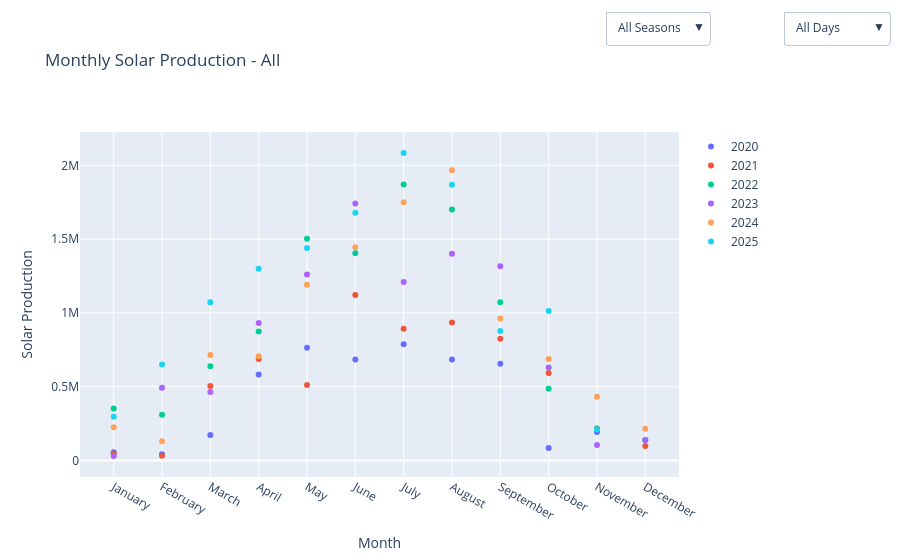

Notebook code for this chart:
### Code cell
fig = plot_monthly_production_interactive(solar, source_name="Solar")
fig.show()

### Figure 1 — Plotly figure (JSON) as saved in the notebook; plotly's stock layout.template omitted (floating-point values rounded to 4 significant figures)
{"data": [{"connectgaps": false, "mode": "markers", "name": "2020", "type": "scatter", "x": ["January", "February", "March", "April", "May", "June", "July", "August", "September", "October", "November", "December"], "y": [54550.0, 41450.0, 171900.0, 581900.0, 763000.0, 684500.0, 787000.0, 683400.0, 655600.0, 84280.0, 192500.0, NaN]}, {"connectgaps": false, "mode": "markers", "name": "2021", "type": "scatter", "x": ["January", "February", "March", "April", "May", "June", "July", "August", "September", "October", "November", "December"], "y": [46617, 31549, 503853, 687295, 511293, 1121380, 892171, 933810, 825178, 591532, 216047, 97494]}, {"connectgaps": false, "mode": "markers", "name": "2022", "type": "scatter", "x": ["January", "February", "March", "April", "May", "June", "July", "August", "September", "October", "November", "December"], "y": [352108, 309763, 637597, 874008, 1502033, 1403771, 1870381, 1699651, 1071376, 484873, 212572, 137759]}, {"connectgaps": false, "mode": "markers", "name": "2023", "type": "scatter", "x": ["January", "February", "March", "April", "May", "June", "July", "August", "September", "October", "November", "December"], "y": [29712, 491578, 463099, 931734, 1259709, 1741642, 1208341, 1401335, 1316119, 629944, 103960, 138672]}, {"connectgaps": false, "mode": "markers", "name": "2024", "type": "scatter", "x": ["January", "February", "March", "April", "May", "June", "July", "August", "September", "October", "November", "December"], "y": [224043, 129640, 713437, 706113, 1190756, 1444999, 1750148, 1966147, 962347, 686613, 431444, 214905]}, {"connectgaps": false, "mode": "markers", "name": "2025", "type": "scatter", "x": ["January", "February", "March", "April", "May", "June", "July", "August", "September", "October", "November", "December"], "y": [295400.0, 650200.0, 1071000.0, 1298000.0, 1439000.0, 1679000.0, 2083000.0, 1868000.0, 877600.0, 1012000.0, 209300.0, NaN]}], "layout": {"hovermode": "x unified", "title": {"text": "Monthly Solar Production - All"}, "updatemenus": [{"buttons": [{"args": [{"y": [[54551, 41447, 171919, 581932, 762956, 684460, 786960, 683398, 655631, 84282, 192544, null], [46617, 31549, 503853, 687295, 511293, 1121380, 892171, 933810, 825178, 591532, 216047, 97494], [352108, 309763, 637597, 874008, 1502033, 1403771, 1870381, 1699651, 1071376, 484873, 212572, 137759], [29712, 491578, 463099, 931734, 1259709, 1741642, 1208341, 1401335, 1316119, 629944, 103960, 138672], [224043, 129640, 713437, 706113, 1190756, 1444999, 1750148, 1966147, 962347, 686613, 431444, 214905], [295390, 650152, 1071471, 1298122, 1439476, 1678655, 2083358, 1868321, 877564, 1012267, 209281, null]]}, {"title": "Monthly Solar Production - All Seasons"}], "label": "All Seasons", "method": "update"}, {"args": [{"y": [[null, null, null, null, null, null, null, null, 655631, 84282, 192544, null], [null, null, null, null, null, null, null, null, 825178, 591532, 216047, null], [null, null, null, null, null, null, null, null, 1071376, 484873, 212572, null], [null, null, null, null, null, null, null, null, 1316119, 629944, 103960, null], [null, null, null, null, null, null, null, null, 962347, 686613, 431444, null], [null, null, null, null, null, null, null, null, 877564, 1012267, 209281, null]]}, {"title": "Monthly Solar Production - Fall"}], "label": "Fall", "method": "update"}, {"args": [{"y": [[null, null, 171919, 581932, 762956, null, null, null, null, null, null, null], [null, null, 503853, 687295, 511293, null, null, null, null, null, null, null], [null, null, 637597, 874008, 1502033, null, null, null, null, null, null, null], [null, null, 463099, 931734, 1259709, null, null, null, null, null, null, null], [null, null, 713437, 706113, 1190756, null, null, null, null, null, null, null], [null, null, 1071471, 1298122, 1439476, null, null, null, null, null, null, null]]}, {"title": "Monthly Solar Production - Spring"}], "label": "Spring", "method": "update"}, {"args": [{"y": [[null, null, null, null, null, 684460, 786960, 683398, null, null, null, null], [null, null, null, null, null, 1121380, 892171, 933810, null, null, null, null], [null, null, null, null, null, 1403771, 1870381, 1699651, null, null, null, null], [null, null, null, null, null, 1741642, 1208341, 1401335, null, null, null, null], [null, null, null, null, null, 1444999, 1750148, 1966147, null, null, null, null], [null, null, null, null, null, 1678655, 2083358, 1868321, null, null, null, null]]}, {"title": "Monthly Solar Production - Summer"}], "label": "Summer", "method": "update"}, {"args": [{"y": [[54551, 41447, null, null, null, null, null, null, null, null, null, null], [46617, 31549, null, null, null, null, null, null, null, null, null, 97494], [352108, 309763, null, null, null, null, null, null, null, null, null, 137759], [29712, 491578, null, null, null, null, null, null, null, null, null, 138672], [224043, 129640, null, null, null, null, null, null, null, null, null, 214905], [295390, 650152, null, null, null, null, null, null, null, null, null, null]]}, {"title": "Monthly Solar Production - Winter"}], "label": "Winter", "method": "update"}], "x": 1.05, "y": 1.35}, {"buttons": [{"args": [{"y": [[54551, 41447, 171919, 581932, 762956, 684460, 786960, 683398, 655631, 84282, 192544, null], [46617, 31549, 503853, 687295, 511293, 1121380, 892171, 933810, 825178, 591532, 216047, 97494], [352108, 309763, 637597, 874008, 1502033, 1403771, 1870381, 1699651, 1071376, 484873, 212572, 137759], [29712, 491578, 463099, 931734, 1259709, 1741642, 1208341, 1401335, 1316119, 629944, 103960, 138672], [224043, 129640, 713437, 706113, 1190756, 1444999, 1750148, 1966147, 962347, 686613, 431444, 214905], [295390, 650152, 1071471, 1298122, 1439476, 1678655, 2083358, 1868321, 877564, 1012267, 209281, null]]}, {"title": "Monthly Solar Production - All Days"}], "label": "All Days", "method": "update"}, {"args": [{"y": [[10018, null, 34640, 141106, 70583, 75582, 122669, 73710, 69667, null, 29707, null], [22445, null, null, 94450, 94665, 122098, 124414, 142480, 135725, 79335, 56850, null], [61999, 31842, 70406, 162387, 179361, 184183, 300999, 209392, 132901, 46669, 34097, 17461], [null, 48490, 25212, 158539, 247055, 282975, 229287, 186251, 181841, 55856, 6997, 18978], [24287, null, 70506, 102694, 253433, 181045, 290260, 280582, 181380, 142623, 127022, 36121], [41180, 102313, 103494, 257742, 339278, 280240, 372854, 324136, 206057, 131458, 23762, null]]}, {"title": "Monthly Solar Production - Friday"}], "label": "Friday", "method": "update"}, {"args": [{"y": [[null, null, null, 21576, 133476, 145454, 88430, 141188, 95746, 29877, 45530, null], [null, 7066, 144709, 93378, 103575, 166633, 148843, 130196, 113453, 97021, 22002, 15081], [53819, 70470, 110361, 97674, 220239, 232371, 196841, 275009, 166094, 71386, null, 21024], [null, 103515, 136888, 51774, 199440, 241636, 187989, 266500, 164278, 101857, null, 25576], [null, 22658, 91223, 71073, 135105, 229044, 358319, 302155, 150360, 109860, 28629, 16250], [59935, 84543, 301366, 263493, 194889, 295340, 142087, 340820, 115685, 135302, null, null]]}, {"title": "Monthly Solar Production - Monday"}], "label": "Monday", "method": "update"}, {"args": [{"y": [[22929, null, 31366, 138701, 98759, 39648, 102325, 94311, 83882, 27265, 15221, null], [null, null, 7338, 43959, 62702, 174099, 161237, 122269, 137307, 102504, 44513, 18134], [49537, 80640, 53619, 169309, 233381, 212699, 319156, 242692, 152889, 65979, 82193, 40933], [null, 67925, 46930, 109037, 151952, 263376, 140895, 156832, 272118, 73076, 24122, 51071], [86546, 40301, 96377, 85703, 190049, 105285, 178265, 243277, 227973, 87347, 85904, 24173], [41330, 95690, null, 90591, 252252, 216825, 248095, 325922, 114346, 136571, 67199, null]]}, {"title": "Monthly Solar Production - Saturday"}], "label": "Saturday", "method": "update"}, {"args": [{"y": [[15098, null, null, 53768, 125026, 74378, 83833, 88506, 80458, 27140, 37782, null], [3032, null, 43606, 93124, 94456, 155216, 92575, 116865, 115534, 105223, null, 8942], [47826, null, 77244, 138540, 307222, 125710, 353197, 212497, 190669, 102001, 22748, 19290], [24192, 71008, 45071, 184512, 173047, 212480, 92198, 128476, 220502, 157109, 28811, 23111], [17197, null, 77962, 41843, 123435, 141285, 179443, 240397, 175062, 63788, 57946, 19475], [53195, 109103, 120234, 72994, 79298, 178276, 165035, 277382, 74453, 75993, 48365, null]]}, {"title": "Monthly Solar Production - Sunday"}], "label": "Sunday", "method": "update"}, {"args": [{"y": [[null, 19443, 29269, 119487, 113811, 74174, 125253, 92903, 65892, null, 13956, null], [13114, 24483, 59663, 172252, 106018, 136733, 195627, 148151, 108294, 82651, 40039, null], [47747, 18775, 97742, 122147, 182697, 253222, 213251, 213823, 174216, 35875, 28398, null], [null, 51139, 71257, 122680, 176418, 259610, 210400, 186757, 167599, 81514, 7232, null], [23711, null, 151865, 195686, 209350, 267077, 220292, 352773, 152872, 114767, 87633, 43853], [6024, 64579, 119900, 224126, 270691, 145746, 442939, 189180, 124726, 229096, null, null]]}, {"title": "Monthly Solar Production - Thursday"}], "label": "Thursday", "method": "update"}, {"args": [{"y": [[null, null, 23736, 32606, 88710, 130808, 128544, 110655, 135641, null, 14674, null], [null, null, 150377, 116131, 15270, 170237, 78771, 141383, 125204, 54072, 34294, 32320], [44409, 34832, 106426, 99695, 228442, 173359, 238663, 279349, 129705, 133803, 13747, 15806], [null, 66343, 70068, 128672, 118043, 234800, 188169, 253259, 152366, 59934, 14860, null], [39526, 24742, 57932, 113048, 109419, 282187, 179941, 277686, 40975, 63782, 22612, 26452], [58697, 104366, 213346, 216675, 131457, 266092, 338340, 240022, 133375, 93694, 43721, null]]}, {"title": "Monthly Solar Production - Tuesday"}], "label": "Tuesday", "method": "update"}, {"args": [{"y": [[6506, 22004, 52908, 74688, 132591, 144416, 135906, 82125, 124345, null, 35674, null], [8026, null, 98160, 74001, 34607, 196364, 90704, 132466, 89661, 70726, 18349, 23017], [46771, 73204, 121799, 84256, 150691, 222227, 248274, 266889, 124902, 29160, 31389, 23245], [5520, 83158, 67673, 176520, 193754, 246765, 159403, 223260, 157415, 100598, 21938, 19936], [32776, 41939, 167572, 96066, 169965, 239076, 343628, 269277, 33725, 104446, 21698, 48581], [35029, 89558, 213131, 172501, 171611, 296136, 374008, 170859, 108922, 210153, 26234, null]]}, {"title": "Monthly Solar Production - Wednesday"}], "label": "Wednesday", "method": "update"}], "x": 1.35, "y": 1.35}], "xaxis": {"categoryarray": ["January", "February", "March", "April", "May", "June", "July", "August", "September", "October", "November", "December"], "categoryorder": "array", "title": {"text": "Month"}}, "yaxis": {"title": {"text": "Solar Production"}}}}
